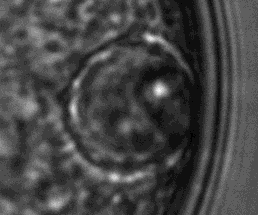
#> input picture Code/Archive/Circle-detection/temp/raw.tif, 258 x 215 px; the run also reads 1 picture not shown here
$ jupyter execute --allow-errors image-preproc-test.ipynb
#> lines starting #> are read from the running program, lines starting #| are printed output that depends on the picture
# Image preprocessing test for circle detection

This notebook tests image preprocessing methods that may improve the circle detection results.

[cell 1]
from skimage import io
import matplotlib.pyplot as plt
import cv2
from myImageLib import to8bit, dirrec
import matplotlib.patches as mpatch

[cell 2]
print(dirrec('temp', '*.tif'))
#> (this line was passed over: myImageLib is not available in this run)

[cell 3]
raw = io.imread('temp/raw.tif', as_gray=True)
#> raw is the input picture: shape (215, 258) uint16; min 457, max 4399, mean 1515.8
enhance_contrast = io.imread('temp/enhance_contrast.tif')
find_edge = io.imread('temp/find_edge.tif')
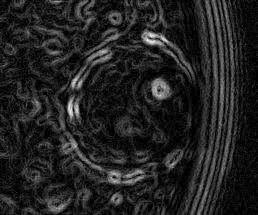
#> input picture Code/Archive/Circle-detection/temp/find_edge.tif, 258 x 215 px
#> find_edge is the input picture: shape (215, 258) uint16; min 2, max 4927, mean 781.5
band_pass = io.imread('temp/band_pass.tif')
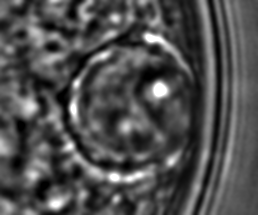
#> input picture Code/Archive/Circle-detection/temp/band_pass.tif, 258 x 215 px
#> band_pass is the input picture: shape (215, 258) uint16; min 0, max 65535, mean 20374.8
plt.imshow(raw, cmap='gray')
